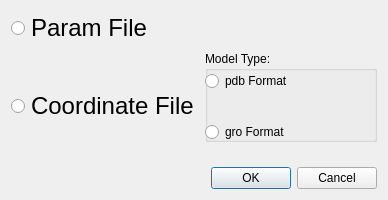
<?xml version="1.0" encoding="UTF-8"?>
<ui version="4.0">
 <class>fileType</class>
 <widget class="QDialog" name="fileType">
  <property name="geometry">
   <rect>
    <x>0</x>
    <y>0</y>
    <width>388</width>
    <height>200</height>
   </rect>
  </property>
  <property name="minimumSize">
   <size>
    <width>388</width>
    <height>200</height>
   </size>
  </property>
  <property name="maximumSize">
   <size>
    <width>390</width>
    <height>200</height>
   </size>
  </property>
  <property name="windowTitle">
   <string>File Type</string>
  </property>
  <layout class="QGridLayout" name="gridLayout">
   <item row="0" column="0">
    <layout class="QHBoxLayout" name="horizontalLayout">
     <item>
      <layout class="QVBoxLayout" name="verticalLayout">
       <item>
        <widget class="QRadioButton" name="ParamButton">
         <property name="font">
          <font>
           <pointsize>18</pointsize>
          </font>
         </property>
         <property name="text">
          <string>Param File</string>
         </property>
         <property name="icon">
          <iconset resource="type.qrc">
           <normaloff>:/Icons/settings-icon.png</normaloff>:/Icons/settings-icon.png</iconset>
         </property>
         <property name="iconSize">
          <size>
           <width>40</width>
           <height>40</height>
          </size>
         </property>
        </widget>
       </item>
       <item>
        <spacer name="verticalSpacer">
         <property name="orientation">
          <enum>Qt::Vertical</enum>
         </property>
         <property name="sizeHint" stdset="0">
          <size>
           <width>20</width>
           <height>10</height>
          </size>
         </property>
        </spacer>
       </item>
       <item>
        <widget class="QRadioButton" name="CoordButton">
         <property name="maximumSize">
          <size>
           <width>280</width>
           <height>40</height>
          </size>
         </property>
         <property name="font">
          <font>
           <pointsize>18</pointsize>
          </font>
         </property>
         <property name="text">
          <string>Coordinate File</string>
         </property>
         <property name="icon">
          <iconset resource="type.qrc">
           <normaloff>:/Icons/xyz.gif</normaloff>:/Icons/xyz.gif</iconset>
         </property>
         <property name="iconSize">
          <size>
           <width>40</width>
           <height>40</height>
          </size>
         </property>
        </widget>
       </item>
       <item>
        <spacer name="verticalSpacer_2">
         <property name="orientation">
          <enum>Qt::Vertical</enum>
         </property>
         <property name="sizeHint" stdset="0">
          <size>
           <width>20</width>
           <height>22</height>
          </size>
         </property>
        </spacer>
       </item>
      </layout>
     </item>
     <item>
      <layout class="QVBoxLayout" name="verticalLayout_3">
       <item>
        <spacer name="verticalSpacer_4">
         <property name="orientation">
          <enum>Qt::Vertical</enum>
         </property>
         <property name="sizeHint" stdset="0">
          <size>
           <width>20</width>
           <height>40</height>
          </size>
         </property>
        </spacer>
       </item>
       <item>
        <widget class="QGroupBox" name="groupModelType">
         <property name="minimumSize">
          <size>
           <width>120</width>
           <height>91</height>
          </size>
         </property>
         <property name="autoFillBackground">
          <bool>false</bool>
         </property>
         <property name="title">
          <string>Model Type:</string>
         </property>
         <property name="flat">
          <bool>false</bool>
         </property>
         <property name="checkable">
          <bool>false</bool>
         </property>
         <widget class="QWidget" name="">
          <property name="geometry">
           <rect>
            <x>0</x>
            <y>20</y>
            <width>112</width>
            <height>71</height>
           </rect>
          </property>
          <layout class="QVBoxLayout" name="verticalLayout_2">
           <item>
            <widget class="QRadioButton" name="pdbButton">
             <property name="text">
              <string>pdb Format</string>
             </property>
            </widget>
           </item>
           <item>
            <spacer name="verticalSpacer_3">
             <property name="orientation">
              <enum>Qt::Vertical</enum>
             </property>
             <property name="sizeHint" stdset="0">
              <size>
               <width>20</width>
               <height>22</height>
              </size>
             </property>
            </spacer>
           </item>
           <item>
            <widget class="QRadioButton" name="groButton">
             <property name="text">
              <string>gro Format</string>
             </property>
            </widget>
           </item>
          </layout>
         </widget>
        </widget>
       </item>
       <item>
        <spacer name="verticalSpacer_5">
         <property name="orientation">
          <enum>Qt::Vertical</enum>
         </property>
         <property name="sizeHint" stdset="0">
          <size>
           <width>20</width>
           <height>18</height>
          </size>
         </property>
        </spacer>
       </item>
      </layout>
     </item>
    </layout>
   </item>
   <item row="1" column="0">
    <widget class="QDialogButtonBox" name="buttonBox">
     <property name="standardButtons">
      <set>QDialogButtonBox::Cancel|QDialogButtonBox::Ok</set>
     </property>
    </widget>
   </item>
  </layout>
 </widget>
 <resources>
  <include location="type.qrc"/>
 </resources>
 <connections/>
</ui>
